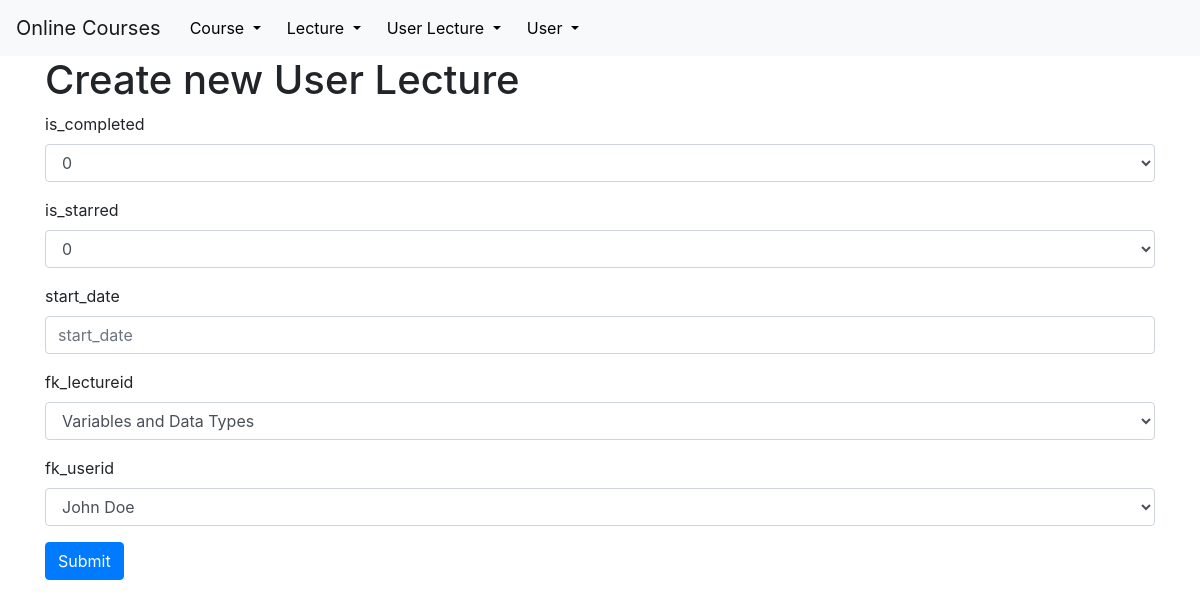
/create/user_lectures, run on an earlier commit of the app's database.
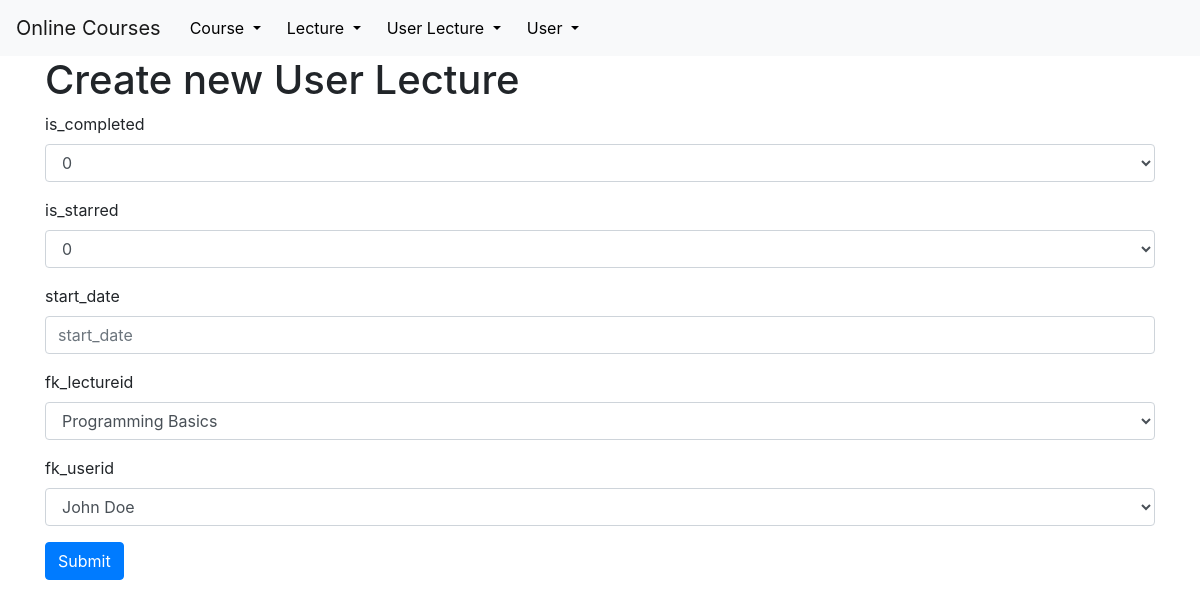
And on a later commit of the database.
### tables this page shows
CREATE TABLE lectures (
    id INTEGER PRIMARY KEY AUTOINCREMENT,
    title VARCHAR(255) NOT NULL,
    fk_COURSEid INTEGER REFERENCES courses(id)
    ON DELETE CASCADE
);

### app.py (the view, shortened to what this page needs)
@app.route('/create/<string:table_name>', methods=('GET', 'POST'))
def create(table_name):
    my_class = classAdresses[table_name]
    requestedClasses = connected_classes(my_class)
    fkVarsDict = {}
    for Class in requestedClasses:
        fkVarsDict.update({Class: meaningfulClassValues(Class)})
    return render_template('create.html', model=my_class, fkVars=fkVarsDict)

### DB_Classes.py (called while the page is built)
    @classmethod
    def select(cls, db_connection, amount=None):
        query = f"SELECT * FROM '{cls.table_name}'"
        if amount is not None:
            query += " LIMIT ?"
            users = db_connection.execute(query, (amount,))
        else:
            users = db_connection.execute(query)
        return users.fetchall()

### app.py (called while the page is built)
def meaningfulClassValues(table_class, db="database.db"):
    connection = get_db_connection()
    rows = table_class.select(connection)
    if (table_class.table_name == "users"):
        return {str(row["id"]): (row["name"] + " " + row["surname"]) for row in rows}
    elif (table_class.table_name == "courses"):
        return {str(row["id"]): row["name"] for row in rows}
    elif (table_class.table_name == "lectures"):
        return {str(row["id"]): row["title"] for row in rows}
    elif (table_class.table_name == "genders"):
        return {str(row["id"]): row["gender"] for row in rows}

def get_db_connection(db='database.db'):
    connection = sqlite3.connect(db)
    connection.row_factory = sqlite3.Row
    return connection

@app.template_filter('str')
def toString(value):
    return str(value)

### data_entries.py (called while the page is built)
    def __str__(self):
        return self.name

### templates/create.html (shortened to what this page needs)
{% extends 'base.html' %}
{% block content %}
<h1>{% block title %} Create new {{ model | className }} {% endblock %}</h1>
<form method="post">
    {% for attr in model.attributes %}
    <div class="form-group">
        <label for="{{ attr }}">{{ attr }}</label>
        {% if attr | attributeType == "C" %}
        <input type="text" name="{{ attr }}"
               placeholder="{{ attr }}" class="form-control"
               value="{{ request.form[attr] }}"></input>
        {% elif attr | attributeType == "M" %}
            <select name="{{ attr }}" class="form-control">
                {% for variant in attr.variants %}
                    <option value="{{ variant }}">{{ variant }}</option>
                {% endfor %}
            </select>
        {% else %}
            <select name="{{ attr }}" class="form-control">
                {% for id in (fkVars[attr.Class]) %}
                    <option value="{{ id }}">{{fkVars[attr.Class][id] | str}}</option>
                {% endfor %}
            </select>
        {% endif %}
    </div>
    {% endfor %}
    <div class="form-group">
        <button type="submit" class="btn btn-primary">Submit</button>
    </div>
</form>
{% endblock %}

What changed in the data, as far as the page shows it:
changed lectures: title "Variables and Data Types" → "Programming Basics"
